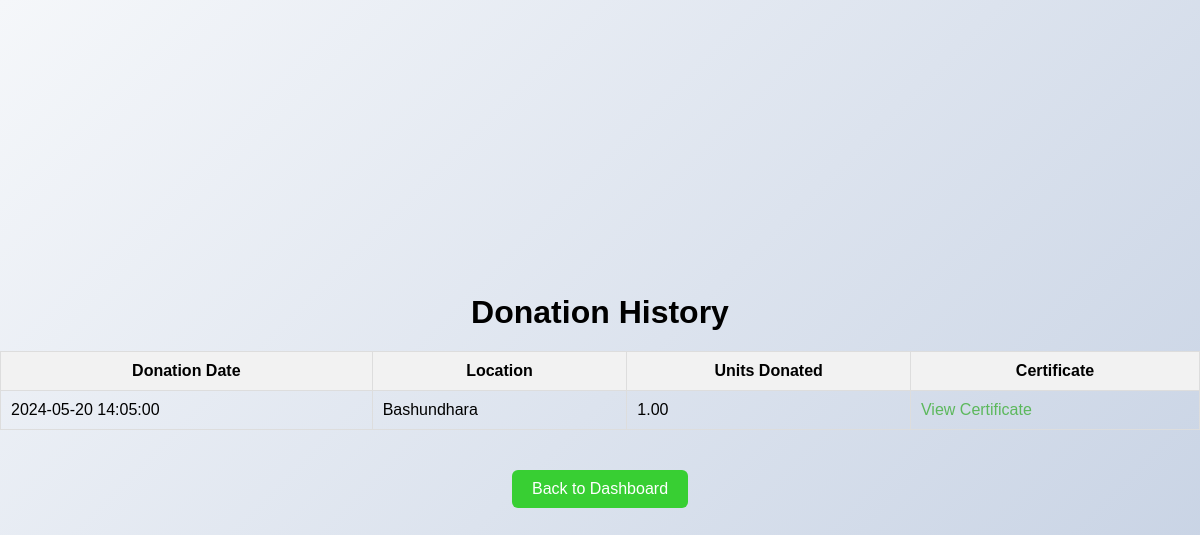
Page /Views/donation_history.php (signed in) on the committed database.
### tables this page shows
CREATE TABLE `donation_history` (
  `donation_id` int(11) NOT NULL,
  `donor_id` int(11) DEFAULT NULL,
  `donation_date` datetime NOT NULL,
  `location` varchar(255) NOT NULL,
  `units_donated` decimal(5,2) NOT NULL,
  `certificate_url` varchar(255) DEFAULT NULL,
  `created_at` timestamp NOT NULL DEFAULT current_timestamp()
);

### Controllers/donationhistory_controller.php (called while the page is built, shortened)
<?php
$user_id = $_SESSION['user_id'];
$donations_sql = "SELECT * FROM donation_history WHERE donor_id = $user_id";
$donations_result = $conn->query($donations_sql);
?>

### Views/donation_history.php (the view, shortened to what this page needs)
<?php
include '../Models/database.php';
include '../Controllers/donationhistory_controller.php';
?>
<!DOCTYPE html>
<html lang="en">
<head>
    <link rel="stylesheet" href="../css/donahistory.css">
</head>
<body>
    <h1>Donation History</h1>
    <table>
        <thead>
            <tr>
                <th>Donation Date</th>
                <th>Location</th>
                <th>Units Donated</th>
                <th>Certificate</th>
            </tr>
        </thead>
        <tbody>
            <?php while ($donation = $donations_result->fetch_assoc()): ?>
            <tr>
                <td><?php echo $donation['donation_date']; ?></td>
                <td><?php echo $donation['location']; ?></td>
                <td><?php echo $donation['units_donated']; ?></td>
                <td>
                    <?php if ($donation['certificate_url']): ?>
                        <a href="<?php echo $donation['certificate_url']; ?>" target="_blank">View Certificate</a>
                    <?php else: ?>
                        No Certificate
                    <?php endif; ?>
                </td>
            </tr>
            <?php endwhile; ?>
        </tbody>
    </table>
    <a href="dashboard.php" class="button">Back to Dashboard</a>
</body>
</html>

### css/donahistory.css (style rules this page uses)
body { font-family: Arial, sans-serif; background: linear-gradient(135deg, #f5f7fa 0%, #c3cfe2 100%); margin: 0; padding: 0; display: flex; justify-content: center; align-items: center; flex-direction: column; height: 100vh; }
h1 { margin-bottom: 20px; }
table { width: 100%; border-collapse: collapse; margin-bottom: 20px; }
th, td { padding: 10px; border: 1px solid #ddd; }
th { background-color: #f2f2f2; }
a { color: #5cb85c; text-decoration: none; }
a.button { display: inline-block; padding: 10px 20px; background-color: #38cf33; color: #fff; text-decoration: none; border-radius: 6px; margin: 20px 10px; transition: background-color 0.3s ease; }

### rows in the picture
donation_history: donation_date "2024-05-20 14:05:00", location "Bashundhara", units_donated "1.00"
